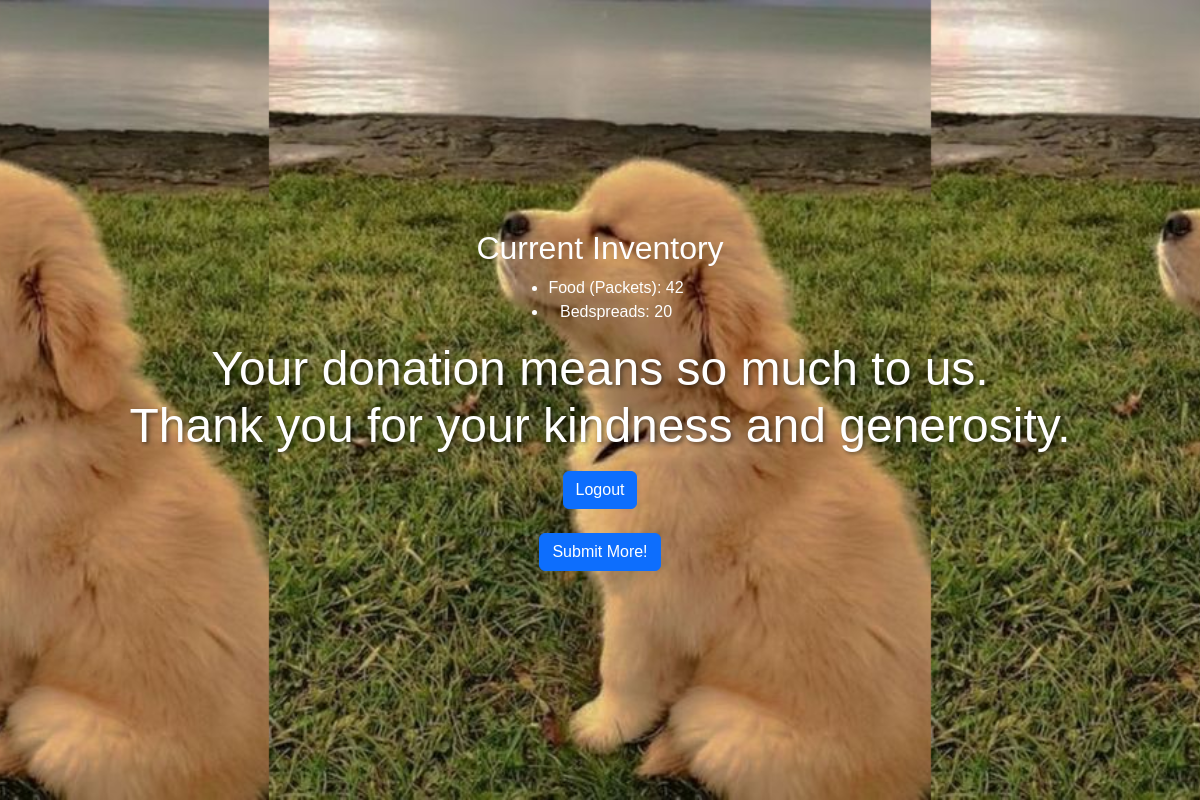
The page /rec_cont.html on the database as committed earlier.
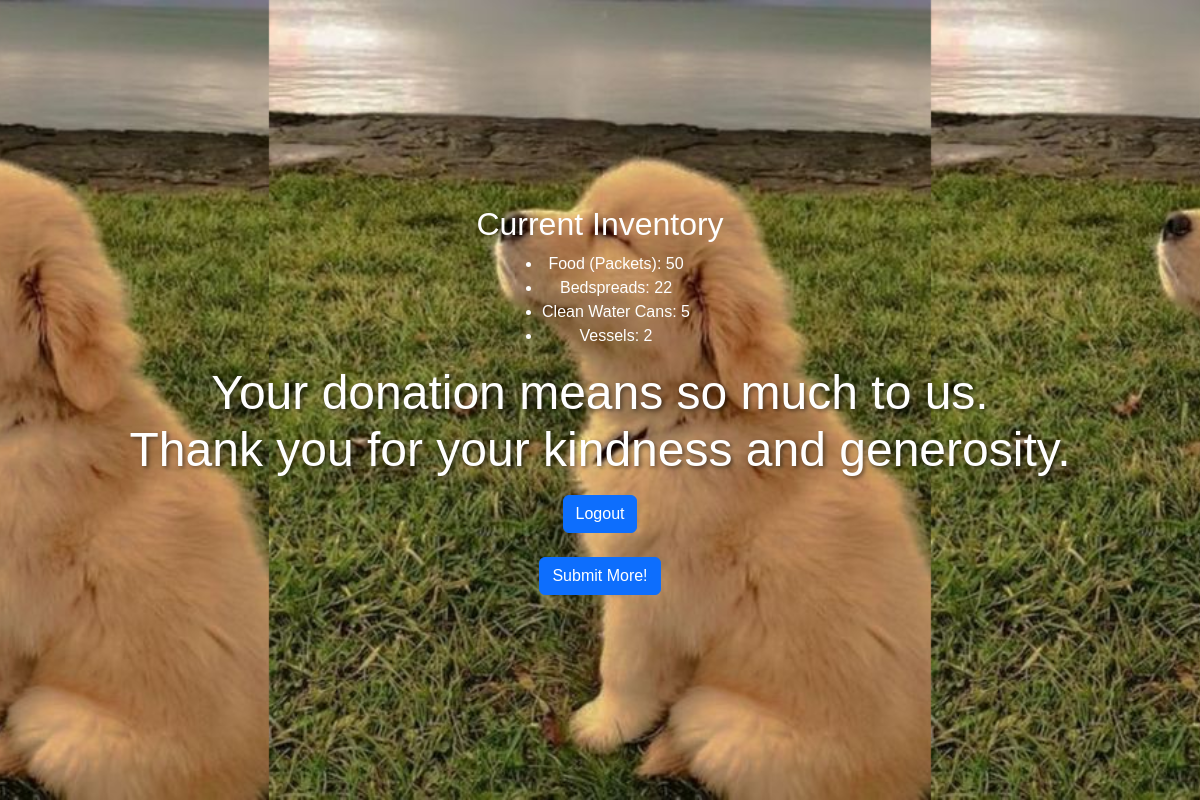
The same page on the database as committed later.
### fourplay.py (models this page shows, shortened)
class Inventory(db.Model):
    id = db.Column(db.Integer, primary_key=True)
    item = db.Column(db.String(40), nullable=False)
    quantity = db.Column(db.Integer, nullable=False)

### fourplay.py (the view)
@app.route("/rec_cont.html")
def rec_cont():
    inv = Inventory.query.all()
    return render_template('rec_cont.html', inv=inv)

### fourplay.py (called while the page is built)
@app.before_request
def create_tables():
    db.create_all()

### templates/rec_cont.html (shortened to what this page needs)
<!DOCTYPE html>
<html lang="en">
<head>
    <link href="https://cdn.jsdelivr.net/npm/bootstrap@5.3.0/dist/css/bootstrap.min.css" rel="stylesheet">
</head>
<body>
    <div class="content-section">
        <h2>Current Inventory</h2>
        <ul>
            {% for entry in inv %}
                <li>{{ entry.item }}: {{ entry.quantity }}</li>
            {% endfor %}
        </ul>
        <h1> Your donation means so much to us.<br>
            Thank you for your kindness and generosity.
        </h1>
    <div class="button-container">
        <a href="{{ url_for('logout') }}" class="btn btn-primary">Logout</a>
    </div>
    <br>
    <div class="button-container">
        <a href="{{ url_for('contributor') }}" class="btn btn-primary">Submit More!</a>
    </div>
    </div>
</body>
</html>

### templates/rec_cont.html (style rules this page uses)
body { margin: 0; padding: 0; font-family: 'Poppins', sans-serif; background-color: #f8f9fa; overflow-x: hidden; }
.content-section { background: url(/static/doggo.jpg) repeat center center; background-size: contain; height: 100vh; display: flex; flex-direction: column; justify-content: center; align-items: center; text-align: center; color: #ffffff; padding: 20px; }
h1 { font-size: 3rem; margin-bottom: 1rem; text-shadow: 2px 2px 4px rgba(0, 0, 0, 0.5); }

Rows that differ between the two databases and show on the page:
changed Inventory "Food (Packets)": quantity "42" → "50"
changed Inventory "Bedspreads": quantity "20" → "22"
added Inventory: item "Clean Water Cans", quantity "5"
added Inventory: item "Vessels", quantity "2"
